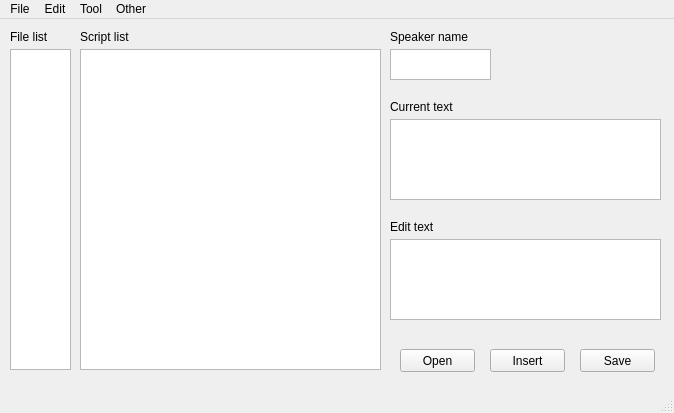
<?xml version="1.0" encoding="UTF-8"?>
<ui version="4.0">
 <class>DAPScriptImportor</class>
 <widget class="QMainWindow" name="DAPScriptImportor">
  <property name="geometry">
   <rect>
    <x>0</x>
    <y>0</y>
    <width>674</width>
    <height>413</height>
   </rect>
  </property>
  <property name="windowTitle">
   <string>DigimonAdventure Text packer</string>
  </property>
  <widget class="QWidget" name="centralwidget">
   <widget class="QPushButton" name="btn_open">
    <property name="geometry">
     <rect>
      <x>400</x>
      <y>330</y>
      <width>75</width>
      <height>23</height>
     </rect>
    </property>
    <property name="text">
     <string>Open</string>
    </property>
   </widget>
   <widget class="QPushButton" name="btn_insert">
    <property name="geometry">
     <rect>
      <x>490</x>
      <y>330</y>
      <width>75</width>
      <height>23</height>
     </rect>
    </property>
    <property name="text">
     <string>Insert</string>
    </property>
   </widget>
   <widget class="QPushButton" name="btn_save">
    <property name="geometry">
     <rect>
      <x>580</x>
      <y>330</y>
      <width>75</width>
      <height>23</height>
     </rect>
    </property>
    <property name="text">
     <string>Save</string>
    </property>
   </widget>
   <widget class="QListWidget" name="fileList">
    <property name="geometry">
     <rect>
      <x>10</x>
      <y>30</y>
      <width>61</width>
      <height>321</height>
     </rect>
    </property>
   </widget>
   <widget class="QListWidget" name="scriptsList">
    <property name="geometry">
     <rect>
      <x>80</x>
      <y>30</y>
      <width>301</width>
      <height>321</height>
     </rect>
    </property>
    <property name="modelColumn">
     <number>0</number>
    </property>
   </widget>
   <widget class="QPlainTextEdit" name="editText">
    <property name="geometry">
     <rect>
      <x>390</x>
      <y>220</y>
      <width>271</width>
      <height>81</height>
     </rect>
    </property>
   </widget>
   <widget class="QLabel" name="label">
    <property name="geometry">
     <rect>
      <x>390</x>
      <y>80</y>
      <width>111</width>
      <height>16</height>
     </rect>
    </property>
    <property name="text">
     <string>Current text</string>
    </property>
   </widget>
   <widget class="QLabel" name="label_2">
    <property name="geometry">
     <rect>
      <x>390</x>
      <y>200</y>
      <width>121</width>
      <height>16</height>
     </rect>
    </property>
    <property name="text">
     <string>Edit text</string>
    </property>
   </widget>
   <widget class="QTextBrowser" name="currentText">
    <property name="geometry">
     <rect>
      <x>390</x>
      <y>100</y>
      <width>271</width>
      <height>81</height>
     </rect>
    </property>
   </widget>
   <widget class="QTextBrowser" name="speakerName">
    <property name="geometry">
     <rect>
      <x>390</x>
      <y>30</y>
      <width>101</width>
      <height>31</height>
     </rect>
    </property>
   </widget>
   <widget class="QLabel" name="label_3">
    <property name="geometry">
     <rect>
      <x>390</x>
      <y>10</y>
      <width>111</width>
      <height>16</height>
     </rect>
    </property>
    <property name="text">
     <string>Speaker name</string>
    </property>
   </widget>
   <widget class="QLabel" name="label_4">
    <property name="geometry">
     <rect>
      <x>10</x>
      <y>10</y>
      <width>51</width>
      <height>16</height>
     </rect>
    </property>
    <property name="text">
     <string>File list</string>
    </property>
   </widget>
   <widget class="QLabel" name="label_5">
    <property name="geometry">
     <rect>
      <x>80</x>
      <y>10</y>
      <width>71</width>
      <height>16</height>
     </rect>
    </property>
    <property name="text">
     <string>Script list</string>
    </property>
   </widget>
  </widget>
  <widget class="QMenuBar" name="menubar">
   <property name="geometry">
    <rect>
     <x>0</x>
     <y>0</y>
     <width>674</width>
     <height>21</height>
    </rect>
   </property>
   <widget class="QMenu" name="menufile">
    <property name="title">
     <string>File</string>
    </property>
    <addaction name="actionopen"/>
    <addaction name="actionSave"/>
    <addaction name="actionSaveAs"/>
    <addaction name="separator"/>
    <addaction name="actionOpen_ID3841_as"/>
    <addaction name="actionSave_ID3841"/>
    <addaction name="separator"/>
    <addaction name="actionexit"/>
   </widget>
   <widget class="QMenu" name="menuother">
    <property name="title">
     <string>Other</string>
    </property>
    <addaction name="actionHelp"/>
   </widget>
   <widget class="QMenu" name="menuEdit">
    <property name="title">
     <string>Edit</string>
    </property>
    <addaction name="actioninsert"/>
    <addaction name="actionNextText"/>
    <addaction name="actionPrevText"/>
   </widget>
   <widget class="QMenu" name="menuTool">
    <property name="title">
     <string>Tool</string>
    </property>
    <addaction name="actionExtract_bin_from_ISO"/>
    <addaction name="actionImport_bin_to_ISO"/>
   </widget>
   <addaction name="menufile"/>
   <addaction name="menuEdit"/>
   <addaction name="menuTool"/>
   <addaction name="menuother"/>
  </widget>
  <widget class="QStatusBar" name="statusbar"/>
  <action name="actionopen">
   <property name="text">
    <string>Open as...</string>
   </property>
   <property name="shortcut">
    <string>Ctrl+O</string>
   </property>
  </action>
  <action name="actioninsert">
   <property name="text">
    <string>Insert</string>
   </property>
   <property name="shortcut">
    <string>Ctrl+Return</string>
   </property>
  </action>
  <action name="actionexit">
   <property name="text">
    <string>Exit</string>
   </property>
   <property name="shortcut">
    <string>Ctrl+W</string>
   </property>
  </action>
  <action name="actionHelp">
   <property name="text">
    <string>Help</string>
   </property>
  </action>
  <action name="actionSave">
   <property name="text">
    <string>Save</string>
   </property>
   <property name="shortcut">
    <string>Ctrl+S</string>
   </property>
  </action>
  <action name="actionNextText">
   <property name="text">
    <string>Next text</string>
   </property>
   <property name="shortcut">
    <string>Ctrl+Down</string>
   </property>
  </action>
  <action name="actionPrevText">
   <property name="text">
    <string>Prev text</string>
   </property>
   <property name="shortcut">
    <string>Ctrl+Up</string>
   </property>
  </action>
  <action name="actionSaveAs">
   <property name="text">
    <string>Save as...</string>
   </property>
   <property name="shortcut">
    <string>Ctrl+Shift+S</string>
   </property>
  </action>
  <action name="actionOpen_ID3841_as">
   <property name="text">
    <string>Open ID3841 as...</string>
   </property>
  </action>
  <action name="actionSave_ID3841">
   <property name="text">
    <string>Save ID3841</string>
   </property>
  </action>
  <action name="actionExtract_bin_from_ISO">
   <property name="text">
    <string>Extract bin from ISO</string>
   </property>
  </action>
  <action name="actionImport_bin_to_ISO">
   <property name="text">
    <string>Import bin to ISO</string>
   </property>
  </action>
 </widget>
 <resources/>
 <connections/>
</ui>
